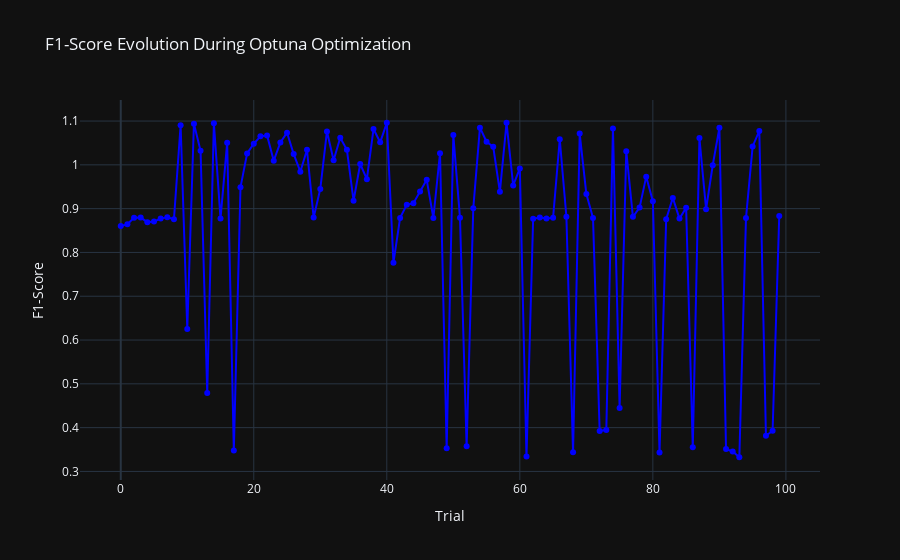

The code cell stored with this chart in its notebook:
### Code cell
# Extract F1-scores from each trial in the study
f1_scores = [study_lgbm_balanced.trials[i].value for i in range(len(study_lgbm_balanced.trials))]  # Get the F1-score for each trial

# Create a plotly figure
fig = go.Figure()

# Add a line plot to the figure with the F1-scores
fig.add_trace(go.Scatter(
    x=list(range(len(study_lgbm_balanced.trials))),  # X-axis: Trial number
    y=f1_scores,  # Y-axis: F1-score values
    mode='markers+lines',  # Display both markers and lines
    name='F1-score',  # Label for the line
    line=dict(color='blue'),  # Line color
    marker=dict(color='blue', size=6)  # Marker style
))

# Update layout for the plot
fig.update_layout(
    title="F1-Score Evolution During Optuna Optimization",  # Title of the plot
    xaxis_title="Trial",  # Label for X-axis
    yaxis_title="F1-Score",  # Label for Y-axis
    template="plotly_dark",  # Use dark template for better visibility
    showlegend=False  # Hide legend
)

# Show the plot
fig.show()

### Figure 1 — Plotly figure (JSON) as saved in the notebook; plotly's stock layout.template omitted (floating-point values rounded to 4 significant figures)
{"data": [{"line": {"color": "blue"}, "marker": {"color": "blue", "size": 6}, "mode": "markers+lines", "name": "F1-score", "type": "scatter", "x": [0, 1, 2, 3, 4, 5, 6, 7, 8, 9, 10, 11, 12, 13, 14, 15, 16, 17, 18, 19, 20, 21, 22, 23, 24, 25, 26, 27, 28, 29, 30, 31, 32, 33, 34, 35, 36, 37, 38, 39, 40, 41, 42, 43, 44, 45, 46, 47, 48, 49, 50, 51, 52, 53, 54, 55, 56, 57, 58, 59, 60, 61, 62, 63, 64, 65, 66, 67, 68, 69, 70, 71, 72, 73, 74, 75, 76, 77, 78, 79, 80, 81, 82, 83, 84, 85, 86, 87, 88, 89, 90, 91, 92, 93, 94, 95, 96, 97, 98, 99], "y": [0.8601, 0.8642, 0.8795, 0.8795, 0.8691, 0.8709, 0.8773, 0.8804, 0.876, 1.09, 0.6252, 1.094, 1.032, 0.4793, 1.095, 0.8773, 1.051, 0.3478, 0.9489, 1.026, 1.048, 1.065, 1.067, 1.01, 1.051, 1.073, 1.025, 0.9844, 1.034, 0.8797, 0.945, 1.076, 1.01, 1.062, 1.034, 0.9181, 1.002, 0.9673, 1.082, 1.051, 1.096, 0.7767, 0.8789, 0.9088, 0.9125, 0.9391, 0.9658, 0.8787, 1.027, 0.3531, 1.068, 0.879, 0.3575, 0.9009, 1.085, 1.053, 1.041, 0.9383, 1.096, 0.953, 0.9917, 0.3339, 0.877, 0.8799, 0.8778, 0.8795, 1.058, 0.8816, 0.344, 1.071, 0.9333, 0.8789, 0.3926, 0.3944, 1.083, 0.4448, 1.031, 0.8814, 0.9024, 0.973, 0.917, 0.3431, 0.8761, 0.9246, 0.8772, 0.9019, 0.3552, 1.061, 0.8989, 0.9991, 1.084, 0.351, 0.3456, 0.3324, 0.8785, 1.042, 1.078, 0.3815, 0.393, 0.8835]}], "layout": {"showlegend": false, "title": {"text": "F1-Score Evolution During Optuna Optimization"}, "xaxis": {"title": {"text": "Trial"}}, "yaxis": {"title": {"text": "F1-Score"}}}}
